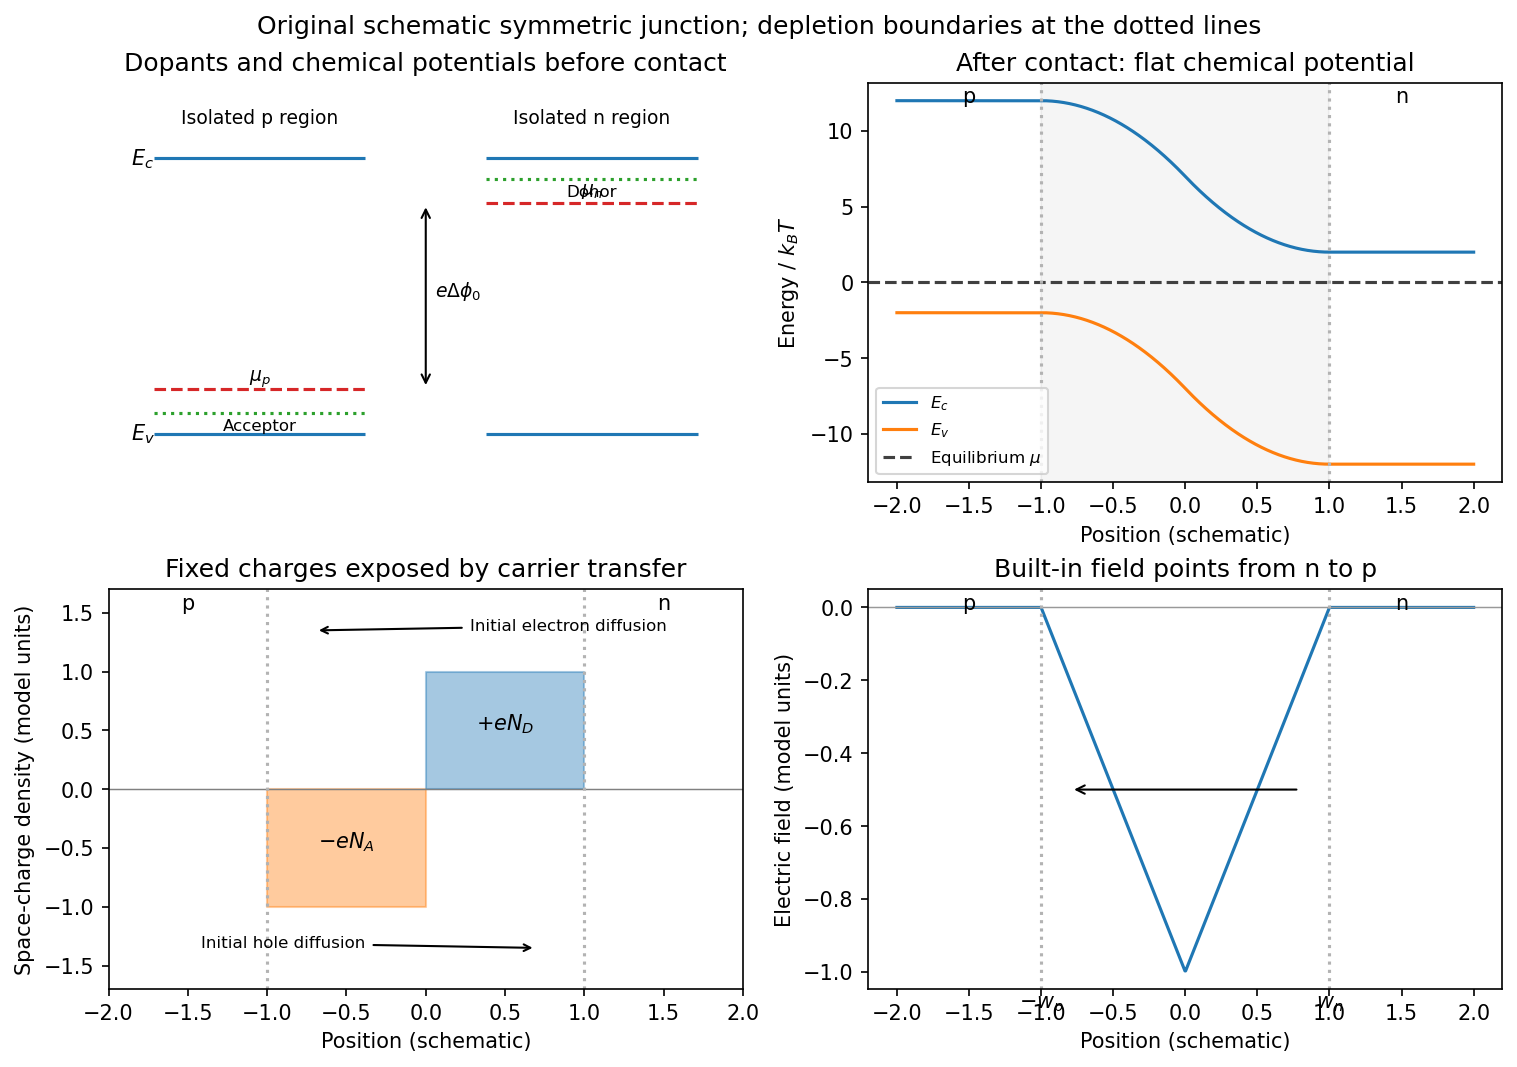

This figure's Python source:
"""Original explanatory plot; run from the corresponding _media directory."""
from pathlib import Path
import numpy as np
import matplotlib
matplotlib.use("Agg")
import matplotlib.pyplot as plt
plt.rcParams.update({"font.size": 10, "figure.facecolor": "white", "axes.facecolor": "white"})

fig,axs=plt.subplots(2,2,figsize=(10,7),layout='constrained');a=axs[0,0]
for lo,hi,label,mu,imp in [(-1.8,-.4,'Isolated p region',.65,.3),(.4,1.8,'Isolated n region',3.35,3.7)]:
 a.hlines([0,4],lo,hi,color='tab:blue');a.hlines(mu,lo,hi,color='tab:red',linestyle='--');a.hlines(imp,lo,hi,color='tab:green',linestyle=':');a.text((lo+hi)/2,4.5,label,ha='center',fontsize=9);a.text((lo+hi)/2,mu+.12,r'$\mu_p$' if lo<0 else r'$\mu_n$',ha='center',fontsize=9);a.text((lo+hi)/2,imp-.25,'Acceptor' if lo<0 else 'Donor',ha='center',fontsize=8)
a.annotate('',(0,.65),(0,3.35),arrowprops=dict(arrowstyle='<->'));a.text(.06,2,r'$e\Delta\phi_0$',fontsize=9);a.text(-1.95,4,r'$E_c$',va='center');a.text(-1.95,0,r'$E_v$',va='center');a.set(xlim=(-2.1,2.1),ylim=(-.7,5.1),title='Dopants and chemical potentials before contact');a.axis('off')
x=np.linspace(-2,2,900);phi=np.where(x<-1,-1,np.where(x<0,-1+(x+1)**2,np.where(x<1,1-(1-x)**2,1)))
a=axs[0,1];a.plot(x,7-5*phi,label=r'$E_c$');a.plot(x,-7-5*phi,label=r'$E_v$');a.axhline(0,color='0.25',ls='--',label=r'Equilibrium $\mu$');a.axvspan(-1,1,color='0.5',alpha=.08);a.set(xlabel='Position (schematic)',ylabel=r'Energy / $k_BT$',title='After contact: flat chemical potential');a.legend(fontsize=8)
a=axs[1,0];a.fill_between([-1,0],[-1,-1],[0,0],color='tab:orange',alpha=.4);a.fill_between([0,1],[1,1],[0,0],color='tab:blue',alpha=.4);a.axhline(0,color='0.5',lw=.7);a.text(-.5,-.5,r'$-eN_A$',ha='center');a.text(.5,.5,r'$+eN_D$',ha='center');a.annotate('Initial electron diffusion',(-.7,1.35),(.9,1.35),fontsize=8,ha='center',arrowprops=dict(arrowstyle='->'));a.annotate('Initial hole diffusion',(.7,-1.35),(-.9,-1.35),fontsize=8,ha='center',arrowprops=dict(arrowstyle='->'));a.set(xlabel='Position (schematic)',ylabel='Space-charge density (model units)',ylim=(-1.7,1.7),xlim=(-2,2),title='Fixed charges exposed by carrier transfer')
a=axs[1,1];E=np.where(x<-1,0,np.where(x<0,-(x+1),np.where(x<1,x-1,0)));a.plot(x,E);a.axhline(0,color='0.6',lw=.7);a.set(xlabel='Position (schematic)',ylabel='Electric field (model units)',title='Built-in field points from n to p');a.text(-1,-1.1,r'$-w_p$',ha='center');a.text(1,-1.1,r'$w_n$',ha='center');a.annotate('',(-.8,-.5),(.8,-.5),arrowprops=dict(arrowstyle='->'))
for a in [axs[0,1],axs[1,0],axs[1,1]]:a.axvline(-1,color='0.7',ls=':');a.axvline(1,color='0.7',ls=':');a.text(-1.5,.95,'p',transform=a.get_xaxis_transform(),ha='center');a.text(1.5,.95,'n',transform=a.get_xaxis_transform(),ha='center')
fig.suptitle('Original schematic symmetric junction; depletion boundaries at the dotted lines')

fig.savefig(Path.cwd()/Path(__file__).with_suffix(".png").name, dpi=150, facecolor="white", bbox_inches="tight")
plt.close(fig)
